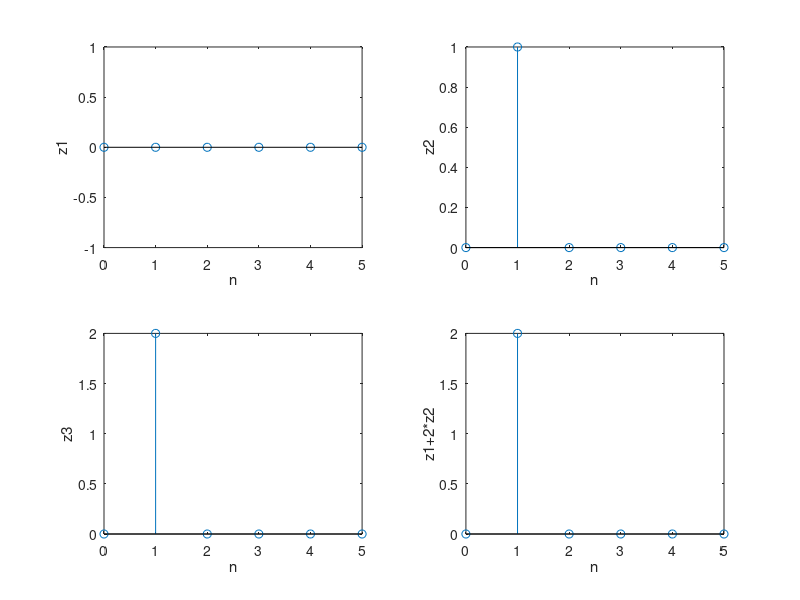

This figure's MATLAB source:
% Part4.m
% Author: Charles Yang
% Signal&System 2.5(d)(e)(f)(g)
n = 0:5;
x1 = [1 0 0 0 0 0];
x2 = [0 1 0 0 0 0];
x3 = x1+2*x2;
y1 = cos(x1);
y2 = cos(x2);
y3 = cos(x3);
y4 = y1+2*y2;
subplot(2,2,1);
stem(n,y1);xlabel('n');ylabel('y1');
subplot(2,2,2);
stem(n,y2);xlabel('n');ylabel('y2');
subplot(2,2,3);
stem(n,y3);xlabel('n');ylabel('y3');
subplot(2,2,4);
stem(n,y4);xlabel('n');ylabel('y1+2*y2');

clear;
close all;

n=[0:5];

x1=[1 0 0 0 0 0];
x2=[0 1 0 0 0 0];
x3=x1+2*x2;

z1=n.*x1;
z2=n.*x2;
z3=n.*x3;
z4=z1+2*z2;

subplot(2,2,1);
stem(n,z1);xlabel('n');ylabel('z1');
subplot(2,2,2);
stem(n,z2);xlabel('n');ylabel('z2');
subplot(2,2,3);
stem(n,z3);xlabel('n');ylabel('z3');
subplot(2,2,4);
stem(n,z4);xlabel('n');ylabel('z1+2*z2');